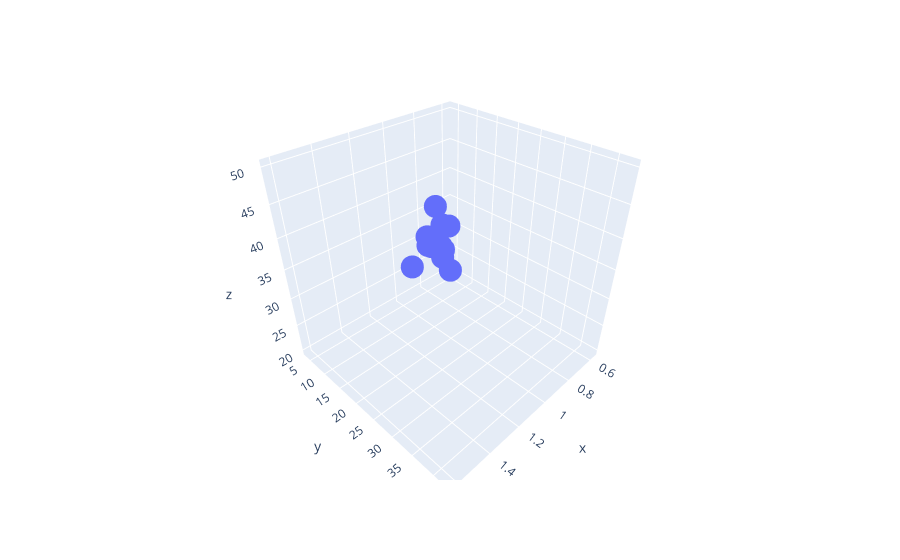

Write notebook code for a chart like this one.
### Code cell
fig = px.scatter_3d(x=altura, y=peso, z=comprimento)
fig.show()

### Figure 1 — Plotly figure (JSON) as saved in the notebook; plotly's stock layout.template omitted (floating-point values rounded to 4 significant figures)
{"data": [{"hovertemplate": "x=%{x}<br>y=%{y}<br>z=%{z}<extra></extra>", "legendgroup": "", "marker": {"color": "#636efa", "symbol": "circle"}, "mode": "markers", "name": "", "scene": "scene", "showlegend": false, "type": "scatter3d", "x": [1.087, 1.613, 0.953, 1.003, 1.156, 0.978, 1.092, 0.572, 0.94, 0.597, 0.838, 1.473], "y": [18.14, 42.4, 16.1, 13.61, 23.58, 7.71, 17.46, 3.855, 14.97, 4.308, 9.524, 35.83], "z": [37, 50, 34, 36, 43, 28, 37, 20, 34, 30, 38, 47]}], "layout": {"legend": {"tracegroupgap": 0}, "margin": {"t": 60}, "scene": {"domain": {"x": [0, 1], "y": [0, 1]}, "xaxis": {"title": {"text": "x"}}, "yaxis": {"title": {"text": "y"}}, "zaxis": {"title": {"text": "z"}}}}}
